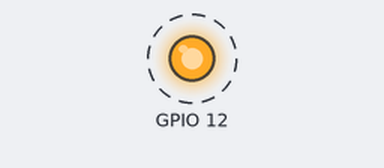
Recording of a program running on a simulated Raspberry Pi (BCM pin numbers). On the bench: output pins drawn as LEDs (lit = HIGH). Dashed ring = blinking.

Above: at 0.5 s.
Timing chart, 0 to 4.6 s (numbered marks = the images above):
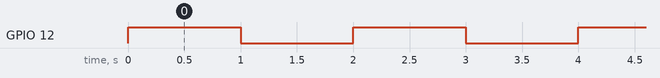

Measured:
- by itself, GPIO 12: alternates HIGH for 1.0 s and LOW for 1.0 s

The program:

Relay.py
```python
import RPi.GPIO as GPIO
import time

GPIO.setmode(GPIO.BCM)
GPIO.setup(12,GPIO.OUT)

try:
  while 1:
    GPIO.output(12,1)
    time.sleep(1)
    GPIO.output(12,0)
    time.sleep(1)

finally:
  GPIO.cleanup()
```
